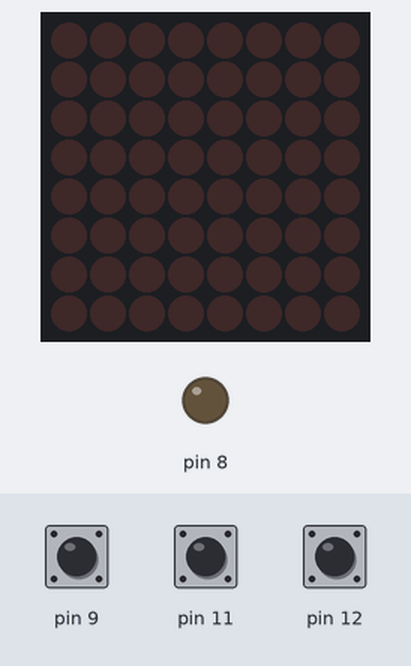
Recording of a sketch running on a simulated Arduino Uno, built with avr-gcc and run on an emulated ATmega328P. Parts: 8×8 LED matrix, output pins drawn as LEDs (lit = HIGH). The test bench sets the inputs (shaded band); at power-on: pin 9 HIGH, pin 11 HIGH, pin 12 HIGH. Random numbers use the default seed unless the sketch sets one.

Above: at 1.2 s.
1.3 s: pin 9 pulled LOW for 0.15 s
At 1.8 s:
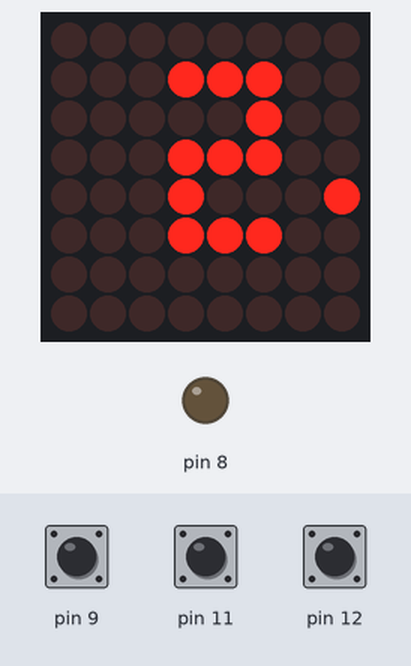
2.0 s: pin 11 pulled LOW for 1 s
3.6 s: pin 12 pulled LOW for 3.2 s
7.4 s: pin 11 pulled LOW for 3.2 s
At 9.1 s:
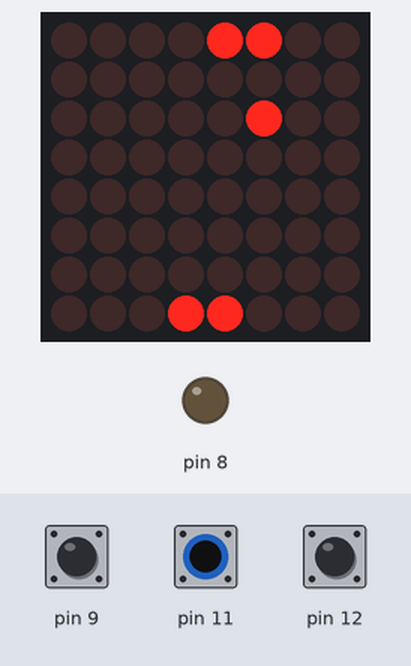
11.2 s: pin 12 pulled LOW for 0.15 s
At 11.34 s:
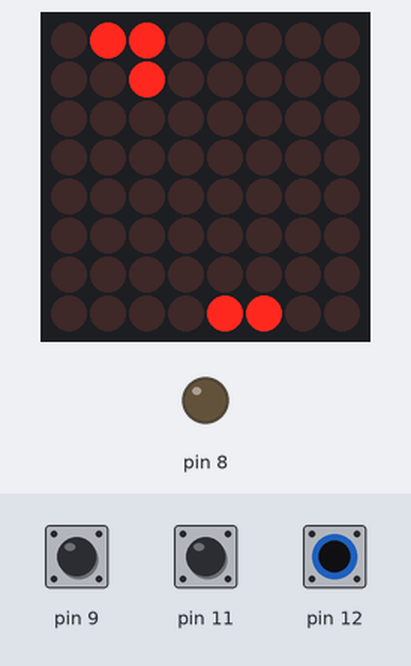
11.9 s: pin 9 pulled LOW for 1 s
At 12.87 s:
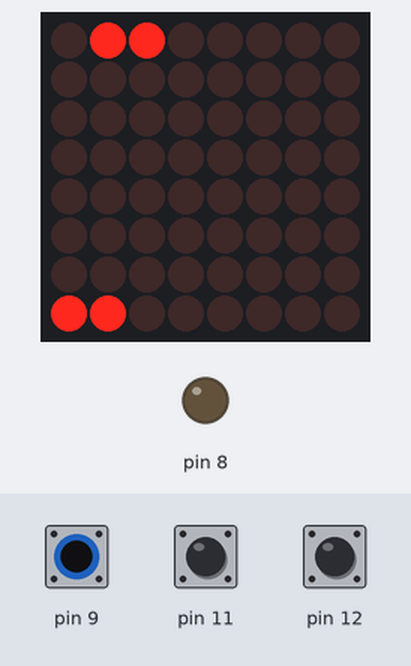

The sketch:

sketch_apr06a.ino.ino
```cpp
#include <Wire.h>
#include <Adafruit_GFX.h>
#include "Adafruit_LEDBackpack.h"
#include <TimeLib.h>
bool gameMode = false;
bool laserState = false;

Adafruit_8x8matrix matrix = Adafruit_8x8matrix();
String days[7] = {
  "Sunday",
  "Monday",
  "Tuesday",
  "Wednesday",
  "Thursday",
  "Friday",
  "Saturday"
};
uint8_t charSet[39][5] = {
    {2, 5, 7, 5, 5},//A
    {6, 5, 7, 5, 7},//B
    {7, 4, 4, 4, 7},//C
    {6, 5, 5, 5, 6},//D
    {7, 4, 7, 4, 7},//E
    {7, 4, 6, 4, 4},//F
    {15, 8, 11, 9, 15},//G
    {5, 5, 7, 5, 5},//H
    {7, 2, 2, 2, 7},//I
    {7, 2, 2, 2, 6},//J
    {5, 5, 6, 5, 5},//K
    {4, 4, 4, 4, 7},//L
    {17, 27, 21, 17, 17},//M
    {17, 25, 21, 19, 17},//N
    {7, 5, 5, 5, 7},//O
    {7, 5, 7, 4, 4},//P
    {30, 18, 18, 22, 31},//Q
    {7, 5, 7, 6, 5},//R
    {7, 4, 7, 1, 7},//S
    {7, 2, 2, 2, 2},//T
    {5, 5, 5, 5, 7},//U
    {5, 5, 5, 5, 2},//V
    {17, 17, 21, 27, 17},//W
    {5, 2, 2, 2, 5},//X
    {5, 5, 2, 2, 2},//Y
    {7, 1, 2, 4, 7},//Z
    {7, 5, 5, 5, 7},//O
    {2, 6, 2, 2, 7},//1
    {7, 1, 7, 4, 7},//2
    {7, 1, 3, 1, 7},//3
    {8, 10, 15, 2, 2},//4
    {7, 4, 7, 1, 7},//5
    {7, 4, 7, 5, 7},//6
    {14, 2, 7, 2, 2},//7
    {7, 5, 7, 5, 7},//8
    {7, 5, 7, 1, 1},//9
    {0, 2, 0, 2, 0},//:
    {0, 1, 2, 4, 0},///
    {0, 0, 0, 0, 0}//[whitespace]
};


int getWidthString(String inputStr){
  int x = 0;
  int inputInts[inputStr.length()];
  for (int i = 0; i < inputStr.length(); i++){
    if(((int)inputStr[i] >= 97) && ((int)inputStr[i] <= 122)){
      inputInts[i] = ((int)tolower(inputStr[i]))-97;
    }
    else if(((int)inputStr[i] >= 48) && ((int)inputStr[i] <= 57)){
      inputInts[i] = ((int)tolower(inputStr[i]))-22;
    }
    else if((int)inputStr[i] == 58){
      inputInts[i] = 36;
    }
    else if((int)inputStr[i] == 47){
      inputInts[i] = 37;
    }
    else if((int)inputStr[i] == 32){
      inputInts[i] = 38;
    }
    else{
      inputInts[i] = 23;
    }

  }

  for(int j = 0; j < inputStr.length(); j++){
    int width = 3;
    int largest = 0;
    for(int i = 0; i < 5; i++){
      if(charSet[inputInts[j]][i] > largest){
        largest = charSet[inputInts[j]][i];
      }
    }
    if(largest >= 8){
      if(largest < 16){
        width = 4;
      }
      else{
        width = 5;
      }
    }
    x += width + 1;
  }
  return x;
}

void writeString(String inputStr, int x, int y, bool color){
  int inputInts[inputStr.length()];
  for (int i = 0; i < inputStr.length(); i++){
    if(((int)tolower(inputStr[i])>= 97) && ((int)tolower(inputStr[i]) <= 122)){
      inputInts[i] = ((int)tolower(inputStr[i]))-97;
    }
    else if(((int)tolower(inputStr[i]) >= 48) && ((int)tolower(inputStr[i]) <= 57)){
      inputInts[i] = ((int)tolower(inputStr[i]))-22;
    }
    else if((int)inputStr[i] == 58){
      inputInts[i] = 36;
    }
    else if((int)inputStr[i] == 47){
      inputInts[i] = 37;
    }
    else if((int)inputStr[i] == 32){
      inputInts[i] = 38;
    }
    else{
      inputInts[i] = 23;
    }

  }

  for(int j = 0;j < inputStr.length(); j++){
    int width = 3;
    int largest = 0;
    for(int i = 0; i < 5; i++){
      if(charSet[inputInts[j]][i] > largest){
        largest = charSet[inputInts[j]][i];
      }
    }
    if(largest >= 8){
      if(largest < 16){
        width = 4;
      }
      else{
        width = 5;
      }
    }
    matrix.drawBitmap(x-8+width, y, charSet[inputInts[j]], 8, 5, LED_ON);
    x += width + 1;
  }
}

class Button{
  public:int pin;
  public:bool history[2] = {0, 0};
  public:bool pressed = false;

  void updateHistory(){
    this->history[0] = this->history[1];
    this->history[1] = !digitalRead(this->pin);
    this->pressed = this->history[1];
  }
  bool state(){
    if((this->history[1]) && (!this->history[0])) return true;
    else return false;
  }
  void init(int pinToSetTo){
    this->pin = pinToSetTo;
    pinMode(this->pin, INPUT);
    digitalWrite(this->pin, HIGH);
  }
  bool clickOrHold(){ //0 for click, 1 for hold
    int startTime = second();
    int duration = 0;
    while(this->pressed){
      duration = second()-startTime;
      if(duration > 1) break;
      this->updateHistory();
    }
    if(duration > 1){
      return true;
    }
    else{
      return false;
    }
  }

};
Button btn1;
Button btn2;
Button btn3;

void buttonInput(){
  btn1.updateHistory();
  btn2.updateHistory();
  btn3.updateHistory();
}


void pong(){
  matrix.setRotation(1);
  class Paddle;
  class Ball{
    public:float velocity[2] = {1, -1};
    public:float position[2] = {4, 3};

    void movePosition(float enemyPosition[2], float playerPosition[2]){
      if(this->position[0] >= 7){//screen protection
         this->position[0] = 7;
         this->velocity[0] = -this->velocity[0];
      }else if(this->position[0] <= 0){
         this->position[0] = 0;
         this->velocity[0] = -this->velocity[0];
      }

      if(this->position[1] > 8){//screen protection
         this->position[0] = random(1,6);
         this->velocity[1] = -this->velocity[1];
         this->position[1] = 3;
      }else if(this->position[1] < -1){
         this->position[0] = random(1,6);
         this->position[1] = 3;
      }


      if(this->position[1] == 1 && this->velocity[1] < 0){
        if(this->position[0] == enemyPosition[0] || this->position[0] == enemyPosition[0]+1){
           this->velocity[1] = -this->velocity[1];
        }
        else if(this->position[0] == enemyPosition[0]-1){
          if(this->velocity[0] > 0){
            this->velocity[1] = -this->velocity[1];
          }
        }
        else if(this->position[0] == enemyPosition[0]+2){
          if(this->velocity[0] < 0){
            this->velocity[1] = -this->velocity[1];
          }
        }
      }

      if(this->position[1] == 6 && this->velocity[1] > 0){
        if(this->position[0] == playerPosition[0] || this->position[0] == playerPosition[0]+1){
           this->velocity[1] = -this->velocity[1];
        }
        else if(this->position[0] == playerPosition[0]-1){
          if(this->velocity[0] > 0){
            this->velocity[1] = -this->velocity[1];
          }
        }
        else if(this->position[0] == playerPosition[0]+2){
          if(this->velocity[0] < 0){
            this->velocity[1] = -this->velocity[1];
          }
        }
      }


      this->position[0] += this->velocity[0];
      this->position[1] += this->velocity[1];

    }
    void draw(){
      matrix.drawPixel(this->position[0], this->position[1], 1);
    }
  };


  class Paddle{
    public:float position[2] = {3, 0};//leftmost of paddle ***

    void ai(Ball &ball){
      bool outBounds = false;
       if(ball.velocity[1] < 0){
        if(ball.position[0] < this->position[0]){
          this->position[0]--;
          outBounds = true;
        }
        else if(ball.position[0] > this->position[0]+1){
          this->position[0]++;
          outBounds = true;
        }
      }

   }
   void draw(){
      matrix.drawPixel(this->position[0], this->position[1], 1);
      matrix.drawPixel(this->position[0]+1, this->position[1], 1);
   }
  };


  Ball ball;
  Paddle enemy;
  Paddle player;
  player.position[1] = 7;

  while(true){
    buttonInput();
    matrix.clear();
    ball.movePosition(enemy.position, player.position);
    ball.draw();

    enemy.ai(ball);
    enemy.draw();

    if(btn2.pressed){
      if(player.position[0] > 0) player.position[0]--;
    }
    if(btn1.pressed){
      if(player.position[0] < 6) player.position[0]++;
    }
    player.draw();

    matrix.writeDisplay();
    for(int i = 0; i < 200; i++){
      delay(1);
      if(btn3.state()){
        if(btn3.clickOrHold()){
          gameMode = false;
          return;
        }
        else{
          return;
        }
    }
    }
  }
}


void binaryTime(){
  matrix.clear();
  uint8_t screen[] =
  { month(),
    0,
    hour(),
    minute(),
    second() };

  matrix.drawBitmap(0, 3, screen, 8, 5, LED_ON);
  matrix.writeDisplay();
}


void displayDate(){
  String stringDate = String(day())+"/" + String(month());
  for (int8_t x = 7; x >= -getWidthString(stringDate); x--) {
    matrix.clear();
    matrix.setCursor(x,0);
    writeString(stringDate, x, 1, 1);
    matrix.writeDisplay();
    delay(70);
  }
}
void displayTime(){
  String stringTime = String(hour())+":";
  if(minute()<10){
    stringTime += "0";
  }
  stringTime += String(minute());

  for (int8_t x = -getWidthString(stringTime); x <= 7; x++) {
    matrix.clear();
    writeString(stringTime, x, 1, 1);
    matrix.writeDisplay();
    delay(70);
  }
}

void displayWeekday(){
  for (int x = 7; x >= -getWidthString(days[weekday()]); x--) {
    matrix.clear();

    writeString(days[weekday()], x, 1, 1);
    matrix.writeDisplay();
    delay(70);
  }
}


void setup() {
  matrix.begin(0x70);
  matrix.setBrightness(16);
  matrix.setRotation(1);
  matrix.setTextSize(1);
  matrix.setTextWrap(false);
  matrix.setTextColor(LED_ON);

  setTime(100000);

  btn1.init(12);
  btn2.init(9);
  btn3.init(11);


  pinMode(8, OUTPUT);
}


void loop(){
  buttonInput();

  if(btn3.state()){//determine click or hold
    if(btn3.clickOrHold()){
      gameMode = true;
    }
    else{
      displayTime();
    }
  }
  if(btn2.state()){
    if(btn2.clickOrHold()){
      laserState = !laserState;
      digitalWrite(8, laserState);
    }
    else{
      displayDate();
    }
  }
  if(btn1.state()){
    displayWeekday();
  }

  while(gameMode){
    pong();
  }

  matrix.clear();
  matrix.writeDisplay();
}
```

Measured:
- after the input at 1.3 s, the display: first changes after 0.16 s (image 1 shows a later state)
